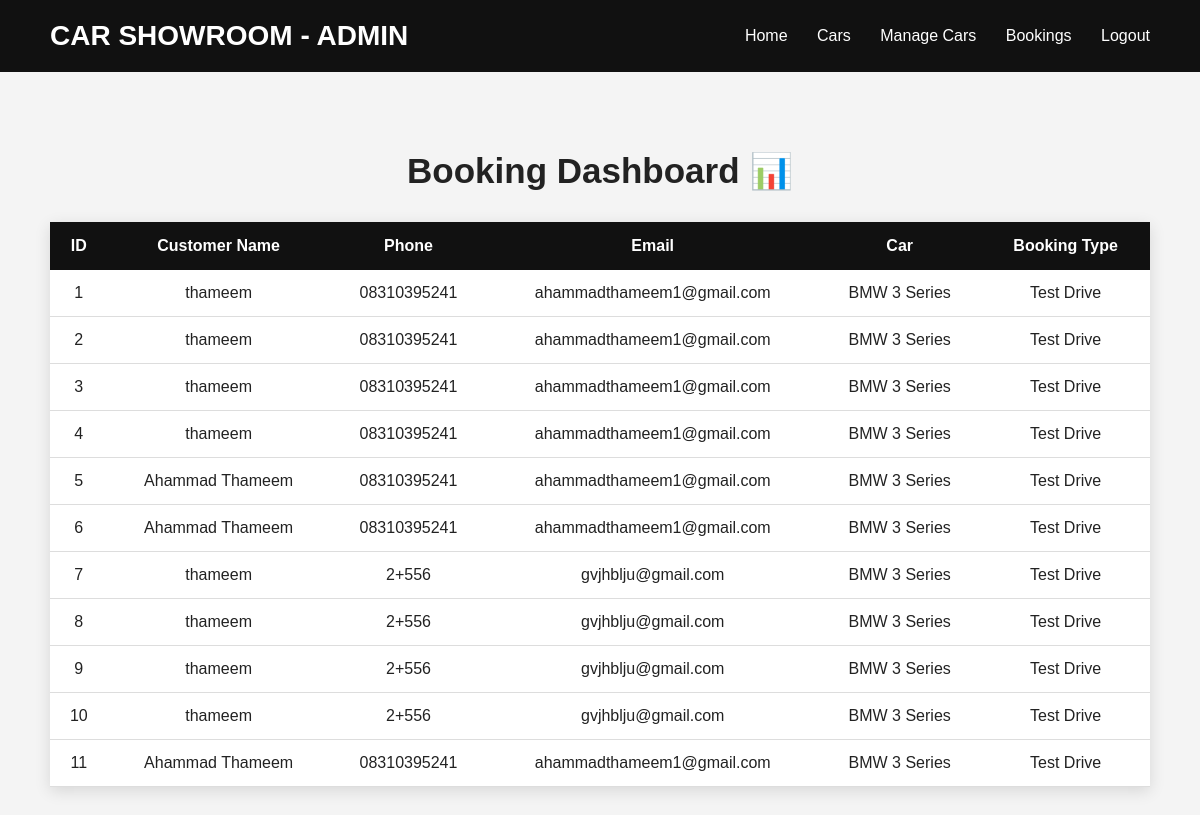
/admin (signed in), run on the app's committed database.
### tables this page shows
CREATE TABLE bookings (
            id INTEGER PRIMARY KEY AUTOINCREMENT,
            name TEXT NOT NULL,
            phone TEXT NOT NULL,
            email TEXT NOT NULL,
            car TEXT NOT NULL,
            booking_type TEXT NOT NULL
        );

### app.py (the view)
@app.route("/admin")
def admin():
    if not session.get("admin"):
        return redirect("/login")
    connection = sqlite3.connect("showroom.db")
    bookings = connection.execute(
        "SELECT * FROM bookings"
    ).fetchall()
    connection.close()
    return render_template(
        "admin.html",
        bookings=bookings
    )

### templates/admin.html (shortened to what this page needs)
<!DOCTYPE html>
<html>
<head>
    <link rel="stylesheet"
          href="{{ url_for('static', filename='style.css') }}">
</head>
<body>
<header>
    <div class="logo">CAR SHOWROOM - ADMIN</div>
   <nav>
    <a href="/">Home</a>
    <a href="/cars">Cars</a>
    <a href="/manage-cars">Manage Cars</a>
    <a href="/admin-bookings">Bookings</a>
    <a href="/logout">Logout</a>
</nav>
</header>
<section class="admin">
    <h1>Booking Dashboard 📊</h1>
    <table>
        <thead>
            <tr>
                <th>ID</th>
                <th>Customer Name</th>
                <th>Phone</th>
                <th>Email</th>
                <th>Car</th>
                <th>Booking Type</th>
            </tr>
        </thead>
        <tbody>
            {% for booking in bookings %}
            <tr>
                <td>{{ booking[0] }}</td>
                <td>{{ booking[1] }}</td>
                <td>{{ booking[2] }}</td>
                <td>{{ booking[3] }}</td>
                <td>{{ booking[4] }}</td>
                <td>{{ booking[5] }}</td>
            </tr>
            {% endfor %}
        </tbody>
    </table>
</section>
</body>
</html>

### static/style.css (style rules this page uses)
body { margin: 0; font-family: Arial, sans-serif; background-color: #f4f4f4; color: #222; }
header { background-color: #111; color: white; padding: 20px 50px; display: flex; justify-content: space-between; align-items: center; }
.logo { font-size: 28px; font-weight: bold; }
nav a { color: white; text-decoration: none; margin-left: 25px; font-size: 16px; }
.admin { padding: 50px; text-align: center; }
.admin h1 { font-size: 35px; margin-bottom: 30px; }
table { width: 100%; border-collapse: collapse; background: white; box-shadow: 0 4px 15px rgba(0, 0, 0, 0.12); }
th { background-color: #111; color: white; padding: 15px; }
td { padding: 14px; border-bottom: 1px solid #ddd; }

### data on the page
bookings: id "1", name "thameem", phone "08310395241", email "ahammadthameem1@gmail.com", car "BMW 3 Series", booking_type "Test Drive"
bookings: id "2", name "thameem", phone "08310395241", email "ahammadthameem1@gmail.com", car "BMW 3 Series", booking_type "Test Drive"
bookings: id "3", name "thameem", phone "08310395241", email "ahammadthameem1@gmail.com", car "BMW 3 Series", booking_type "Test Drive"
bookings: id "4", name "thameem", phone "08310395241", email "ahammadthameem1@gmail.com", car "BMW 3 Series", booking_type "Test Drive"
bookings: id "5", name "Ahammad Thameem", phone "08310395241", email "ahammadthameem1@gmail.com", car "BMW 3 Series", booking_type "Test Drive"
bookings: id "6", name "Ahammad Thameem", phone "08310395241", email "ahammadthameem1@gmail.com", car "BMW 3 Series", booking_type "Test Drive"
bookings: id "7", name "thameem", phone "2+556", email "gvjhblju@gmail.com", car "BMW 3 Series", booking_type "Test Drive"
bookings: id "8", name "thameem", phone "2+556", email "gvjhblju@gmail.com", car "BMW 3 Series", booking_type "Test Drive"
bookings: id "9", name "thameem", phone "2+556", email "gvjhblju@gmail.com", car "BMW 3 Series", booking_type "Test Drive"
bookings: id "10", name "thameem", phone "2+556", email "gvjhblju@gmail.com", car "BMW 3 Series", booking_type "Test Drive"
bookings: id "11", name "Ahammad Thameem", phone "08310395241", email "ahammadthameem1@gmail.com", car "BMW 3 Series", booking_type "Test Drive"
